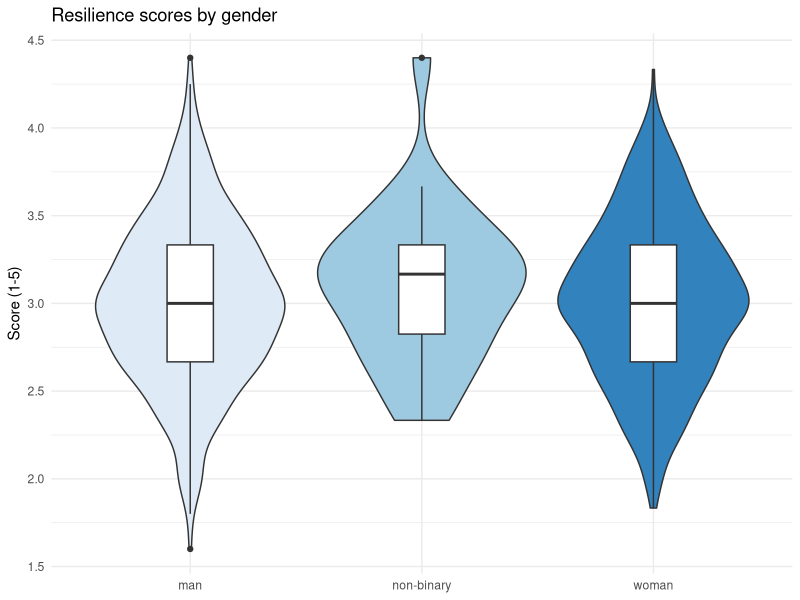
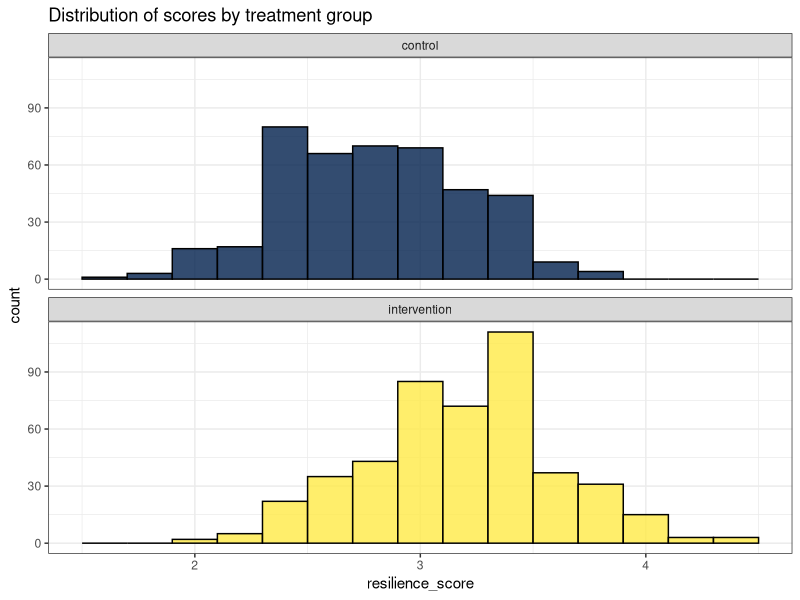
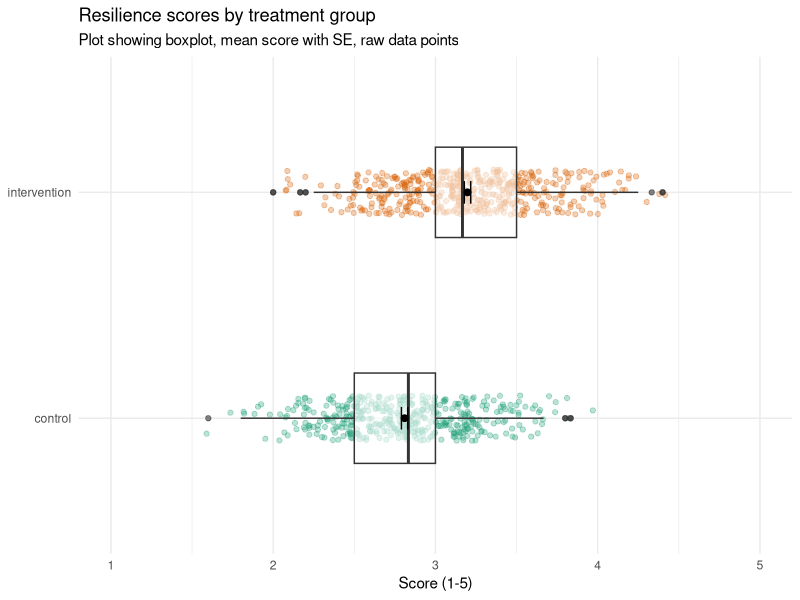

Write the R code that produced these figures, in order.
## ---- chunk 1
library(tidyverse)
demo_data <- read_csv("data/resilience/demographic_data.csv")
q_data <- read_csv("data/resilience/questionnaire_data.csv")
scoring <- read_csv("data/resilience/scoring.csv")

## ---- chunk 2
demo_cleaned <- demo_data %>%
  mutate(treatment = factor(treatment, # the variable you're converting
                            levels = c(1,2), # original values
                            labels = c("control", "intervention"))) # new labels
## ---- chunk 3
demo_cleaned <- demo_data %>%
  mutate(treatment = factor(treatment, 
                            levels = c(1,2), 
                            labels = c("control", "intervention")),
         gender = as.factor(gender)) # simpler version when no need to update labels
## ---- chunk 4
demo_cleaned <- demo_data %>%
  mutate(treatment = factor(treatment, 
                            levels = c(1,2), 
                            labels = c("control", "intervention")),
         gender = as.factor(gender),
         participant_ID = as.character(participant_ID)) # convert to character
## ---- chunk 5
q_cleaned <- q_data %>%
  mutate(participant_ID = as.character(participant_ID))
## ---- chunk 6
dat_wide <- inner_join(x = demo_cleaned, y = q_cleaned, by = "participant_ID") 
## ---- chunk 7
dat_long <- dat_wide %>%
  pivot_longer(cols = bounce_back_quickly:long_time_over_setbacks, 
               names_to = "item", 
               values_to = "response")
  
## ---- chunk 8
dat <- inner_join(x = dat_long, y = scoring, by = c("item", "response"))
## ---- chunk 9
dat_scores <- dat %>%
  group_by(participant_ID, age, gender, treatment) %>%
  summarise(resilience_score = mean(score, na.rm = TRUE)) %>%
  ungroup()
## ---- chunk 10
dat_scores %>%
  group_by(gender) %>%
  summarise(group_score = mean(resilience_score, na.rm = TRUE))
## ---- chunk 11
dat_scores %>%
  group_by(treatment) %>%
  summarise(group_score = mean(resilience_score, na.rm = TRUE))
## ---- chunk 12
ggplot(dat_scores, aes(x = gender, y = resilience_score, fill = gender)) +
  geom_violin() +
  geom_boxplot(width=.2, fill = "white") +
  theme_minimal() +
  scale_fill_brewer() +
  guides(fill = "none") +
  labs(title = "Resilience scores by gender", y = "Score (1-5)", x = NULL)
## ---- chunk 13
ggplot(dat_scores, aes(x = resilience_score, fill = treatment)) +
  geom_histogram(binwidth = .2, colour = "black", alpha = .8) +
  facet_wrap(~treatment, nrow= 2)+
  guides(fill = "none") +
  labs(title = "Distribution of scores by treatment group")+
  scale_fill_viridis_d(option = "E") +
  theme_bw()
## ---- chunk 14
ggplot(dat_scores, aes(x = treatment, y = resilience_score)) +
  geom_jitter(width = .1, height = .2, alpha = .3, aes(colour = treatment)) +
  geom_boxplot(width = .4, alpha = .6) +
  stat_summary(geom = "point", 
               fun = "mean", 
               size = 2, colour = "black") +
  stat_summary(geom = "errorbar", 
               fun.data = "mean_se", 
               colour = "black", width = .1) +
theme_minimal() +
  coord_flip(ylim = c(1,5)) +
  guides(colour = "none") +
  labs(title = "Resilience scores by treatment group", subtitle = "Plot showing boxplot, mean score with SE, raw data points", x = NULL, y = "Score (1-5)") +
  scale_colour_brewer(palette = "Dark2") 
